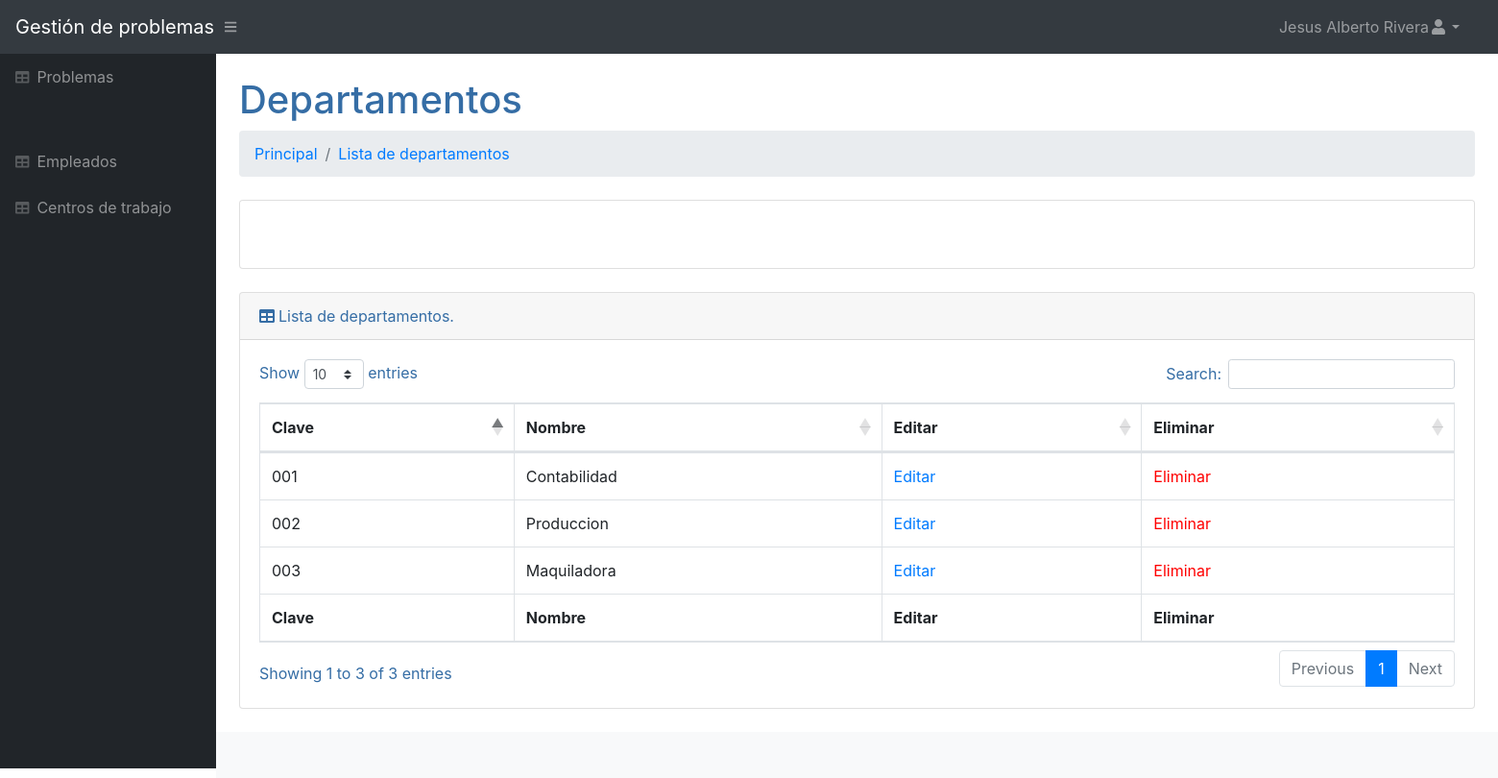
Page /Visualizar/Departamentos.php (signed in) on the committed database.
### tables this page shows
CREATE TABLE `Departamentos` (
  `idDepartamentos` int NOT NULL AUTO_INCREMENT,
  `clave` varchar(250) DEFAULT NULL,
  `nombreD` varchar(250) DEFAULT NULL,
  PRIMARY KEY (`idDepartamentos`)
);

### Visualizar/Departamentos.php (the view, shortened to what this page needs)
<?php
require './../conexionBD/conexion.php';
$nombre = $_SESSION['nombreE'];
$sql = "SELECT * FROM Departamentos";
function comprobar(){
    if ($_SESSION['rol'] == 'Admin') {
    } else {
        echo "hidden";
    }
}
?>
<!DOCTYPE html>
<html lang="en">
<head>
	<link href="./../css/styles.css" rel="stylesheet" />
	<link rel="stylesheet" href="./../css/position.css">
	<link href="https://cdn.datatables.net/1.10.20/css/dataTables.bootstrap4.min.css" rel="stylesheet" />
</head>
<body class="sb-nav-fixed">
	<nav class="sb-topnav navbar navbar-expand navbar-dark bg-dark">
		<a class="navbar-brand" href="principal.php">Gestión de problemas</a><button class="btn btn-link btn-sm order-1 order-lg-0" id="sidebarToggle" href="#"><i class="fas fa-bars"></i></button>
		<ul class="navbar-nav ml-auto mr-0 mr-md-3 my-2 my-md-0">
			<li class="nav-item dropdown">
				<a class="nav-link dropdown-toggle" id="userDropdown" href="#" role="button" data-toggle="dropdown" aria-haspopup="true" aria-expanded="false"><?php echo $nombre; ?><i class="fas fa-user fa-fw"></i></a>
			</li>
		</ul>
	</nav>
	<div id="layoutSidenav">
		<div id="layoutSidenav_nav">
			<nav class="sb-sidenav accordion sb-sidenav-dark" id="sidenavAccordion">
				<div class="sb-sidenav-menu">
					<div class="nav">
					<a class="nav-link" href="./../Visualizar/Problemas.php">
                            <div class="sb-nav-link-icon"><i class="fas fa-table"></i></div>
                          Problemas
                        </a>
						<div class="sb-sidenav-menu-heading"></div>
						<a class="nav-link" href="empleados.php">
							<div class="sb-nav-link-icon"><i class="fas fa-table"></i></div>
							Empleados
						</a>
						<a class="nav-link" href="centrosTrabajo.php">
							<div class="sb-nav-link-icon"><i class="fas fa-table"></i></div>
							Centros de trabajo
						</a>
					</div>
			</nav>
		</div>
		<div id="layoutSidenav_content">
			<main>
				<div class="container-fluid">
					<h1 class="mt-4">Departamentos</h1>
					<ol class="breadcrumb mb-4">
						<li class="breadcrumb-item"><a href="principal.php">Principal</a></li>
						<li class="breadcrumb-item active"><a href="Departamentos.php">Lista de departamentos</a></li>
					</ol>
					<div class="card mb-4">
						<div class="card-body">
						</div>
					</div>
					<div class="card mb-4">
						<div class="card-header"><i class="fas fa-table mr-1"></i>Lista de departamentos.</div>
						<div class="card-body">
							<div class="table-responsive">
								<table class="table table-bordered" id="dataTable" width="100%" cellspacing="0">
									<thead>
										<tr>
											<th>Clave</th>
											<th>Nombre</th>
											<th <?php comprobar();?>>Editar</th>
											<th <?php comprobar();?>>Eliminar</th>
										</tr>
									</thead>
									<tfoot>
										<tr>
											<th>Clave</th>
											<th>Nombre</th>
											<th <?php comprobar();?>>Editar</th>
											<th <?php comprobar();?>>Eliminar</th>
										</tr>
									</tfoot>
									<tbody>
										<?php $resultado = mysqli_query($connLocalhost, $sql);
										while ($row = mysqli_fetch_assoc($resultado)) { ?>
											<tr>
												<td><?php echo $row['clave']; ?></td>
												<td><?php echo $row['nombreD']; ?></td>
												<td <?php comprobar();?>><a href="./../Editar/Departamento.php?clave=<?php echo $row['clave']; ?>">Editar</a></td>
												<td <?php comprobar();?> class="eliminar" id="eliminar"><a href="./../Eliminar/Departamento.php?clave=<?php echo $row['clave']; ?>">Eliminar</a></td>
											</tr>
										<?php } ?>
									</tbody>
								</table>
							</div>
						</div>
					</div>
				</div>
			</main>
			<footer class="py-4 bg-light mt-auto">
			</footer>
		</div>
	</div>
</body>
</html>

### rows in the picture
departamentos: clave "001", nombreD "Contabilidad"
departamentos: clave "002", nombreD "Produccion"
departamentos: clave "003", nombreD "Maquiladora"

### other values in the picture
$nombre "Jesus Alberto Rivera"
